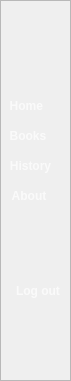
   <widget class="QFrame" name="leftSidebar">
    <property name="geometry">
     <rect>
      <x>-1</x>
      <y>-1</y>
      <width>71</width>
      <height>381</height>
     </rect>
    </property>
    <property name="styleSheet">
     <string notr="true">#leftSidebar {
    background-color: rgb(139, 94, 60); /* Darker brown */
    border: none; /* Remove any default border */
}</string>
    </property>
    <property name="frameShape">
     <enum>QFrame::Shape::StyledPanel</enum>
    </property>
    <property name="frameShadow">
     <enum>QFrame::Shadow::Raised</enum>
    </property>
    <widget class="QLabel" name="logoImageLabel">
     <property name="geometry">
      <rect>
       <x>6</x>
       <y>5</y>
       <width>61</width>
       <height>35</height>
      </rect>
     </property>
     <property name="text">
      <string/>
     </property>
     <property name="pixmap">
      <pixmap resource="resources.qrc">:/img/img/Frame 245.png</pixmap>
     </property>
     <property name="scaledContents">
      <bool>true</bool>
     </property>
    </widget>
    <widget class="QToolButton" name="LogOutButton">
     <property name="geometry">
      <rect>
       <x>-1</x>
       <y>280</y>
       <width>71</width>
       <height>21</height>
      </rect>
     </property>
     <property name="font">
      <font>
       <bold>true</bold>
      </font>
     </property>
     <property name="styleSheet">
      <string notr="true">QToolButton {
    background-color: transparent; /* No background by default */
    color: rgba(255, 255, 255, 180); /* Slightly transparent white text */
    border: none;
    padding-left:7px;/* Adjust padding for desired size */
 qproperty-iconSize: 13px 13px;

}

QToolButton:hover {
    background-color: rgb(90, 60, 40); /* Slightly lighter brown on hover */
    color: white; /* Solid white text on hover */
    border-left: 3px solid white; /* Highlight on the left */
}</string>
     </property>
     <property name="text">
      <string>Log out</string>
     </property>
     <property name="icon">
      <iconset>
       <normaloff>../../Downloads/logout 3.png</normaloff>../../Downloads/logout 3.png</iconset>
     </property>
     <property name="toolButtonStyle">
      <enum>Qt::ToolButtonStyle::ToolButtonTextBesideIcon</enum>
     </property>
     <property name="autoRaise">
      <bool>true</bool>
     </property>
    </widget>
    <widget class="QWidget" name="layoutWidget">
     <property name="geometry">
      <rect>
       <x>0</x>
       <y>90</y>
       <width>74</width>
       <height>121</height>
      </rect>
     </property>
     <layout class="QVBoxLayout" name="verticalLayout">
      <item>
       <widget class="QToolButton" name="HomeButton">
        <property name="font">
         <font>
          <bold>true</bold>
         </font>
        </property>
        <property name="styleSheet">
         <string notr="true">QToolButton {
    background-color: transparent; /* No background by default */
    color: rgba(255, 255, 255, 180); /* Slightly transparent white text */
    border: none;
padding-left:5px;
    text-align: center; /* Align text to the left */
 qproperty-iconSize: 12px 12px;
}

QToolButton:hover {
    background-color:rgb(255, 255, 255) /* Slightly lighter brown on hover */
    color: rgb(139, 94, 60);
    border-left: 3px solid white; /* Highlight on the left */
}
#dashboardButton {
    background-color: rgb(110, 70, 50); /* Distinct background for active */
    color: white;
    font-weight: bold;
    border-left: 3px solid white; /* Stronger highlight */
}
/* Make sure this specific rule comes after or overrides the general QToolButton rule if needed */</string>
        </property>
        <property name="text">
         <string>Home </string>
        </property>
        <property name="icon">
         <iconset resource="resources.qrc">
          <normaloff>:/img/img/element-2 2.png</normaloff>:/img/img/element-2 2.png</iconset>
        </property>
        <property name="toolButtonStyle">
         <enum>Qt::ToolButtonStyle::ToolButtonTextBesideIcon</enum>
        </property>
        <property name="autoRaise">
         <bool>true</bool>
        </property>
       </widget>
      </item>
      <item>
       <widget class="QToolButton" name="BooksButton">
        <property name="font">
         <font>
          <bold>true</bold>
         </font>
        </property>
        <property name="styleSheet">
         <string notr="true">QToolButton {
    background-color: transparent; /* No background by default */
    color: rgba(255, 255, 255, 180); /* Slightly transparent white text */
	padding-left:5px;
    border: none;
    text-align: center; /* Align text to the left */
 qproperty-iconSize: 12px 12px;
}

QToolButton:hover {
    background-color:rgb(255, 255, 255) /* Slightly lighter brown on hover */
    color: rgb(139, 94, 60);
    border-left: 3px solid white; /* Highlight on the left */
}</string>
        </property>
        <property name="text">
         <string>Books</string>
        </property>
        <property name="icon">
         <iconset resource="resources.qrc">
          <normaloff>:/img/img/book-1 1.png</normaloff>:/img/img/book-1 1.png</iconset>
        </property>
        <property name="toolButtonStyle">
         <enum>Qt::ToolButtonStyle::ToolButtonTextBesideIcon</enum>
        </property>
        <property name="autoRaise">
         <bool>true</bool>
        </property>
       </widget>
      </item>
      <item>
       <widget class="QToolButton" name="HistoryButton">
        <property name="font">
         <font>
          <bold>true</bold>
         </font>
        </property>
        <property name="styleSheet">
         <string notr="true">QToolButton {
    background-color: transparent; /* No background by default */
    color: rgba(255, 255, 255, 180); /* Slightly transparent white text */
    border: none;
padding-left:5px;
    text-align: center; /* Align text to the left */
 qproperty-iconSize: 9px 9px;
}

QToolButton:hover {
    background-color:rgb(255, 255, 255) /* Slightly lighter brown on hover */
    color: rgb(139, 94, 60);
    border-left: 3px solid white; /* Highlight on the left */
}</string>
        </property>
        <property name="text">
         <string>History</string>
        </property>
        <property name="icon">
         <iconset resource="resources.qrc">
          <normaloff>:/img/img/Vector.png</normaloff>:/img/img/Vector.png</iconset>
        </property>
        <property name="toolButtonStyle">
         <enum>Qt::ToolButtonStyle::ToolButtonTextBesideIcon</enum>
        </property>
        <property name="autoRaise">
         <bool>true</bool>
        </property>
       </widget>
      </item>
      <item>
       <widget class="QToolButton" name="AboutButton">
        <property name="font">
         <font>
          <bold>true</bold>
         </font>
        </property>
        <property name="styleSheet">
         <string notr="true">QToolButton {
    background-color: transparent; /* No background by default */
    color: rgba(255, 255, 255, 180); /* Slightly transparent white text */
    border: none;
padding-left:7px;
    text-align: center; /* Align text to the left */
 qproperty-iconSize: 10px 10px;
}

QToolButton:hover {
    background-color:rgb(255, 255, 255) /* Slightly lighter brown on hover */
    color: rgb(139, 94, 60);
    border-left: 3px solid white; /* Highlight on the left */
}</string>
        </property>
        <property name="text">
         <string>About</string>
        </property>
        <property name="icon">
         <iconset resource="resources.qrc">
          <normaloff>:/img/img/Vector (1).png</normaloff>:/img/img/Vector (1).png</iconset>
        </property>
        <property name="toolButtonStyle">
         <enum>Qt::ToolButtonStyle::ToolButtonTextBesideIcon</enum>
        </property>
        <property name="autoRaise">
         <bool>true</bool>
        </property>
       </widget>
      </item>
     </layout>
    </widget>
   </widget>
